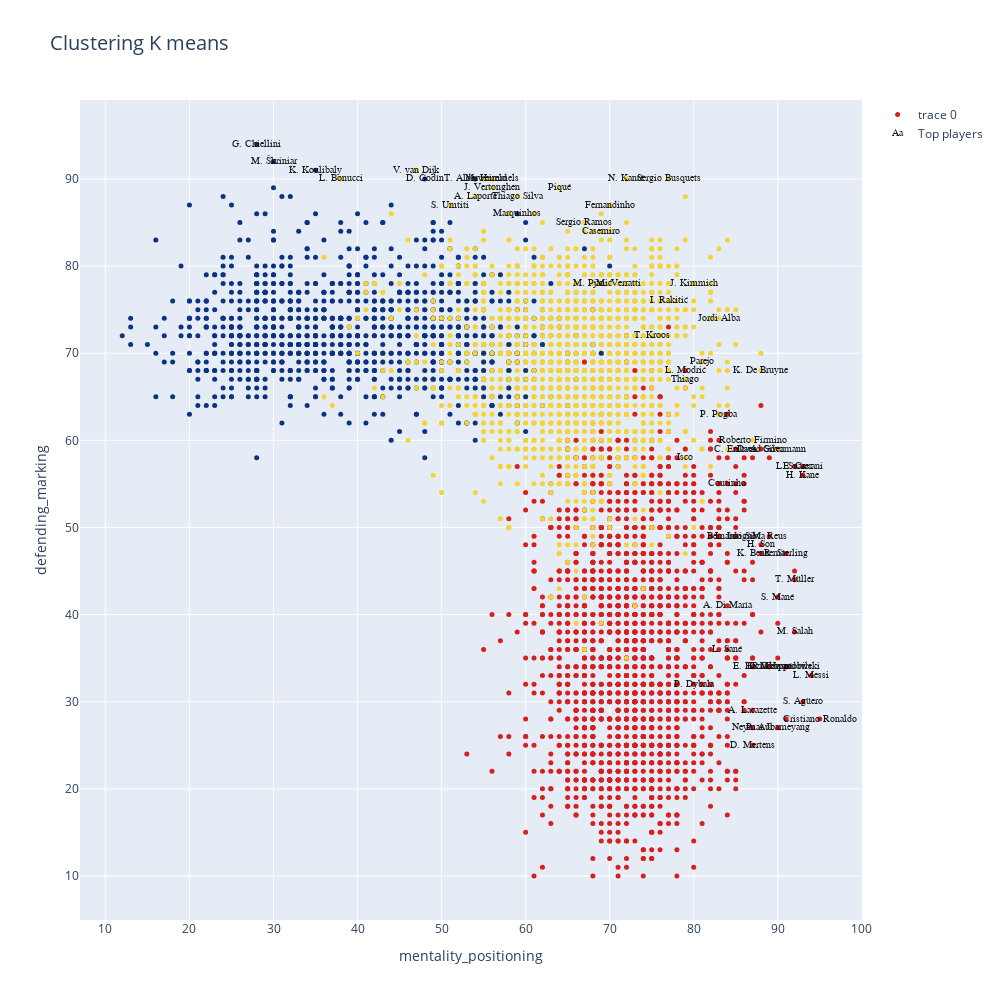

Source (notebook cell):
### Code cell
data=[]
bool_crack=df_n["overall"] > 85
bool_no_crack=df_n["overall"]<86


#Eligo dos números entre 0 y  de n_skills-1
skill_1=skills_ratings[28]
skill_2=skills_ratings[32]


kmean_clusters = go.Scatter(x=df_skills[skill_1], y=df_skills[skill_2],
                           mode='markers',
                        text=df_n.loc[:,'short_name'],
                           marker=dict(
                                size=5,
                                color = clusters.astype(np.float), #set color equal to a variable
                                colorscale='Portland',
                                showscale=False)
                           )

crack =go.Scatter(x=df_skills.loc[bool_crack,skill_1], y=df_skills.loc[bool_crack,skill_2],name='Top players',
                      text=df_n.loc[bool_crack,'short_name'],
                      textfont=dict(family='sans serif',size=10,color='black'),
                      opacity=0.9,mode='text')

data=[kmean_clusters,crack]

layout = go.Layout(title="Clustering K means ",titlefont=dict(size=20),
                xaxis=dict(title=skill_1),
                yaxis=dict(title=skill_2),
                autosize=False, width=1000,height=1000)

fig = go.Figure(data=data, layout=layout)

iplot(fig)

### Figure 1 — Plotly figure (JSON) as saved in the notebook; plotly's stock layout.template omitted (floating-point values rounded to 4 significant figures; data arrays with more than 128 entries replaced by an {"elided": "..."} marker saying what was removed)
{"data": [{"marker": {"color": {"elided": "5137 int values"}, "colorscale": [[0, "rgb(12,51,131)"], [0.25, "rgb(10,136,186)"], [0.5, "rgb(242,211,56)"], [0.75, "rgb(242,143,56)"], [1, "rgb(217,30,30)"]], "showscale": false, "size": 5}, "mode": "markers", "text": {"elided": "5137 str values"}, "type": "scatter", "x": {"elided": "5137 int values"}, "y": {"elided": "5137 int values"}}, {"mode": "text", "name": "Top players", "opacity": 0.9, "text": ["L. Messi", "Cristiano Ronaldo", "Neymar Jr", "E. Hazard", "K. De Bruyne", "V. van Dijk", "L. Modrić", "M. Salah", "K. Mbappé", "K. Koulibaly", "H. Kane", "N. Kanté", "G. Chiellini", "S. Agüero", "Sergio Ramos", "L. Suárez", "R. Lewandowski", "Sergio Busquets", "A. Griezmann", "P. Dybala", "P. Pogba", "R. Sterling", "C. Eriksen", "Piqué", "David Silva", "E. Cavani", "D. Godín", "T. Kroos", "M. Reus", "P. Aubameyang", "S. Mané", "A. Laporte", "Bernardo Silva", "Casemiro", "H. Son", "Fernandinho", "Thiago Silva", "K. Benzema", "J. Vertonghen", "D. Mertens", "M. Hummels", "T. Alderweireld", "Jordi Alba", "Thiago", "L. Insigne", "L. Sané", "Marquinhos", "M. Škriniar", "M. Verratti", "S. Umtiti", "J. Kimmich", "Isco", "Roberto Firmino", "I. Rakitić", "M. Pjanić", "A. Di María", "L. Bonucci", "Coutinho", "Parejo", "T. Müller", "C. Immobile", "A. Lacazette"], "textfont": {"color": "black", "family": "sans serif", "size": 10}, "type": "scatter", "x": [94, 95, 87, 87, 88, 47, 79, 92, 89, 35, 93, 72, 28, 93, 67, 92, 91, 77, 90, 80, 83, 91, 85, 64, 88, 93, 48, 75, 89, 90, 90, 54, 85, 69, 88, 70, 59, 88, 56, 87, 56, 54, 83, 79, 85, 84, 59, 30, 71, 51, 80, 79, 87, 77, 68, 84, 38, 84, 81, 92, 91, 87], "y": [33, 28, 27, 34, 68, 91, 68, 38, 34, 91, 56, 90, 94, 30, 85, 57, 34, 90, 59, 32, 63, 47, 59, 89, 59, 57, 90, 72, 49, 27, 42, 88, 49, 84, 48, 87, 88, 47, 89, 25, 90, 90, 74, 67, 49, 36, 86, 92, 78, 87, 78, 58, 60, 76, 78, 41, 90, 55, 69, 44, 34, 29]}], "layout": {"autosize": false, "height": 1000, "title": {"font": {"size": 20}, "text": "Clustering K means "}, "width": 1000, "xaxis": {"title": {"text": "mentality_positioning"}}, "yaxis": {"title": {"text": "defending_marking"}}}}
